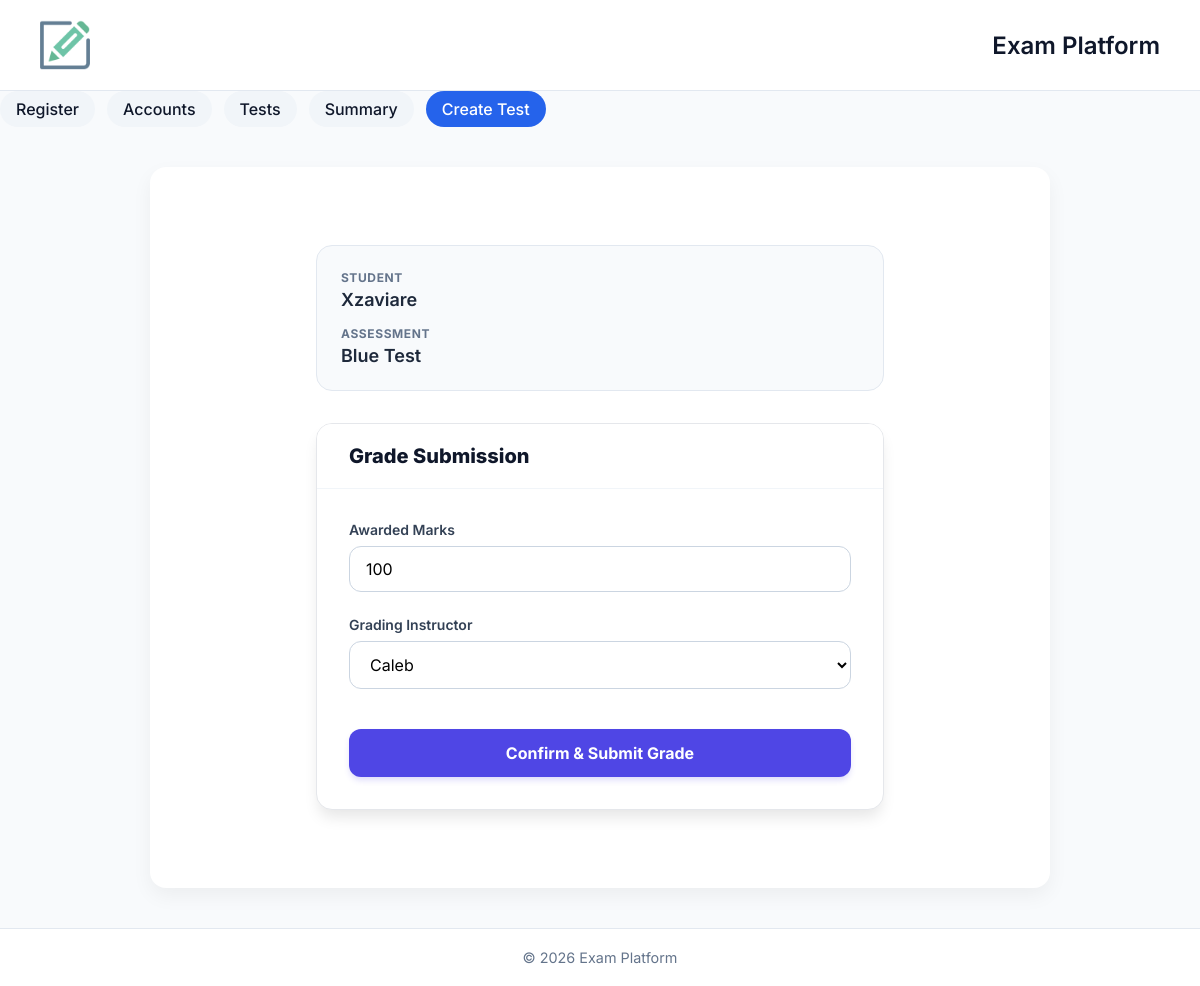
Page /submission/2/grade on the earlier database version.
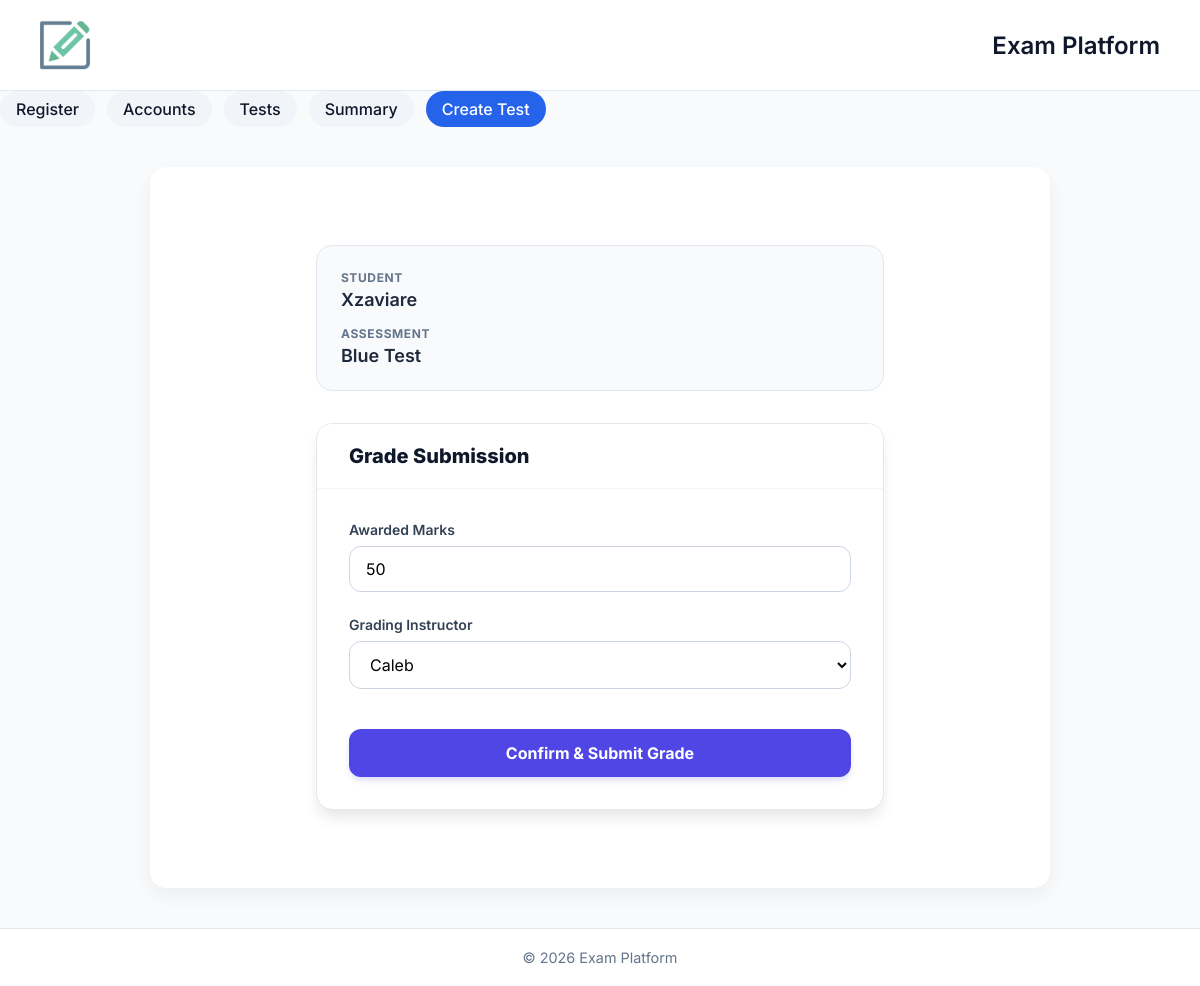
Same page on the later database version.
### app/models/submission.py (models this page shows)
class Submission(db.Model):
    __tablename__ = "submissions"
    id = db.Column(db.Integer, primary_key=True)
    test_id = db.Column(db.Integer, db.ForeignKey("tests.id"))
    student_id = db.Column(db.Integer, db.ForeignKey("users.id"))
    marks = db.Column(db.Integer)
    graded_by = db.Column(db.Integer, db.ForeignKey("users.id"))
    submitted_at = db.Column(db.DateTime, default=db.func.current_timestamp())
    is_late = db.Column(db.Boolean, default=False)
    test = db.relationship("Test", back_populates="submissions")
    student = db.relationship("User", back_populates="submissions", foreign_keys=[student_id])
    grader = db.relationship("User", back_populates="graded_submissions", foreign_keys=[graded_by])
    answers = db.relationship("Answer", back_populates="submission", lazy=True)

### app/models/user.py (models this page shows)
class User(db.Model):
    __tablename__ = "users"
    id = db.Column(db.Integer, primary_key=True)
    name = db.Column(db.String(100))
    email = db.Column(db.String(100))
    role = db.Column(db.Enum("student", "teacher"))
    created_at = db.Column(db.DateTime, default=db.func.current_timestamp())
    submissions = db.relationship("Submission", back_populates="student", foreign_keys="Submission.student_id")
    graded_submissions = db.relationship("Submission", back_populates="grader", foreign_keys="Submission.graded_by")
    tests_created = db.relationship("Test", back_populates="teacher")

### app/routes/routes.py (the view, shortened to what this page needs)
@bp.route("/submission/<int:submission_id>/grade", methods=["GET", "POST"])
def grade_submission(submission_id):
    submission = Submission.query.get_or_404(submission_id)
    teachers = User.query.filter_by(role="teacher").all()
    return render_template("grade_submission.html", submission=submission, teachers=teachers)

### app/templates/grade_submission.html (shortened to what this page needs)
{% extends "base.html" %}
{% block content %}
<div class="grade-container">
    <div class="info-card">
        <div class="info-label">Student</div>
        <div class="info-value">{{ submission.student.name }}</div>
        <div class="info-label">Assessment</div>
        <div class="info-value">{{ submission.test.title }}</div>
    </div>
    <div class="grade-card">
        <div class="card-header">
            <h1>Grade Submission</h1>
        </div>
        <form method="POST" class="form-body">
            <div class="form-group">
                <label class="label" for="marks">Awarded Marks</label>
                <input type="number" id="marks" name="marks"
                    class="input-field"
                    value="{{ submission.marks or 0 }}"
                    min="0"
                    placeholder="Enter score...">
            </div>
            <div class="form-group">
                <label class="label" for="teacher_id">Grading Instructor</label>
                <select name="teacher_id" id="teacher_id" class="select-field" required>
                    {% for teacher in teachers %}
                    <option value="{{ teacher.id }}"
                        {% if submission.graded_by == teacher.id %}selected{% endif %}>
                        {{ teacher.name }}
                    </option>
                    {% endfor %}
                </select>
            </div>
            <button type="submit" class="btn-submit">Confirm & Submit Grade</button>
        </form>
    </div>
</div>
{% endblock %}

Differences in the rows shown:
changed Submission "Caleb": marks "100" → "50"
